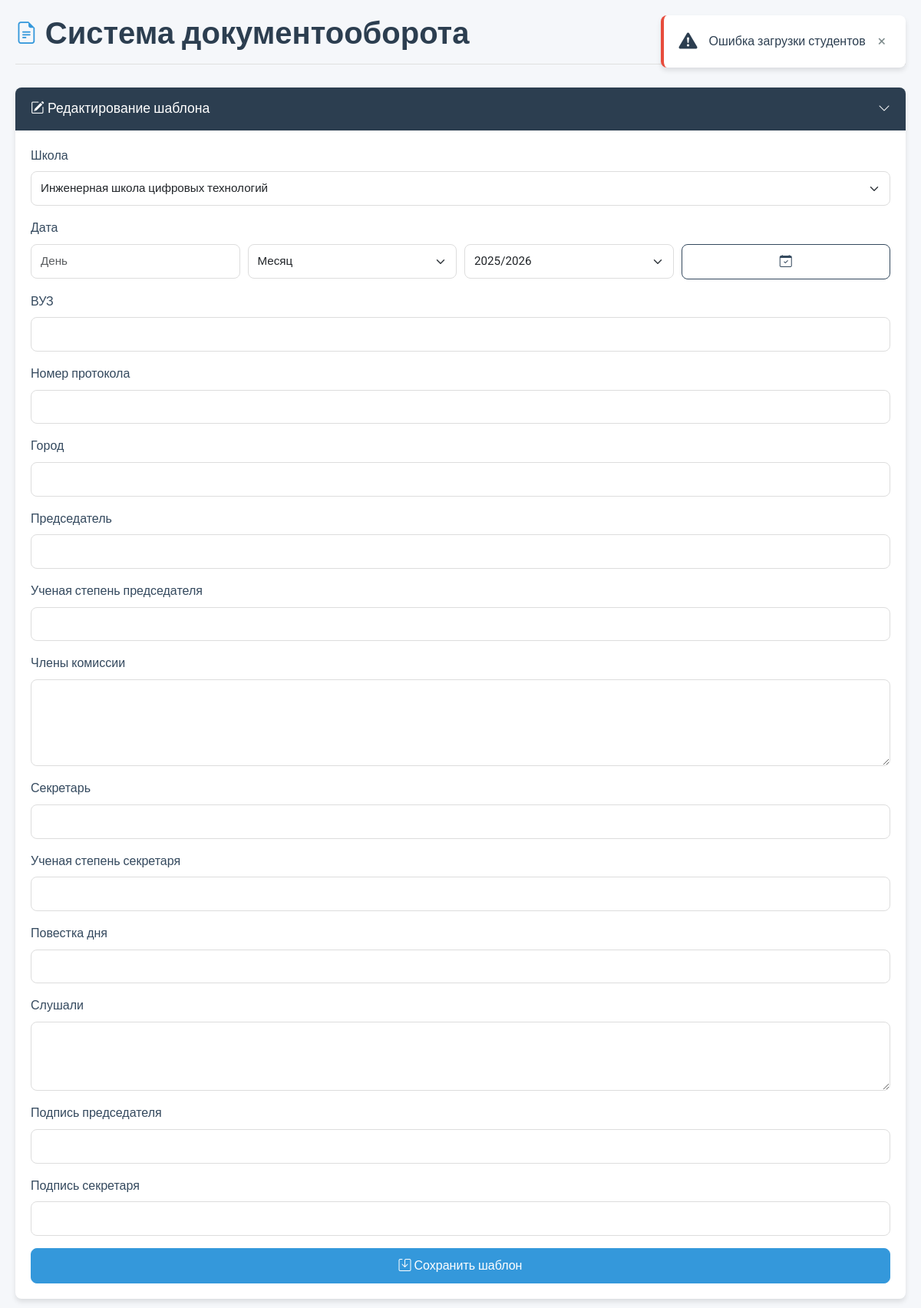
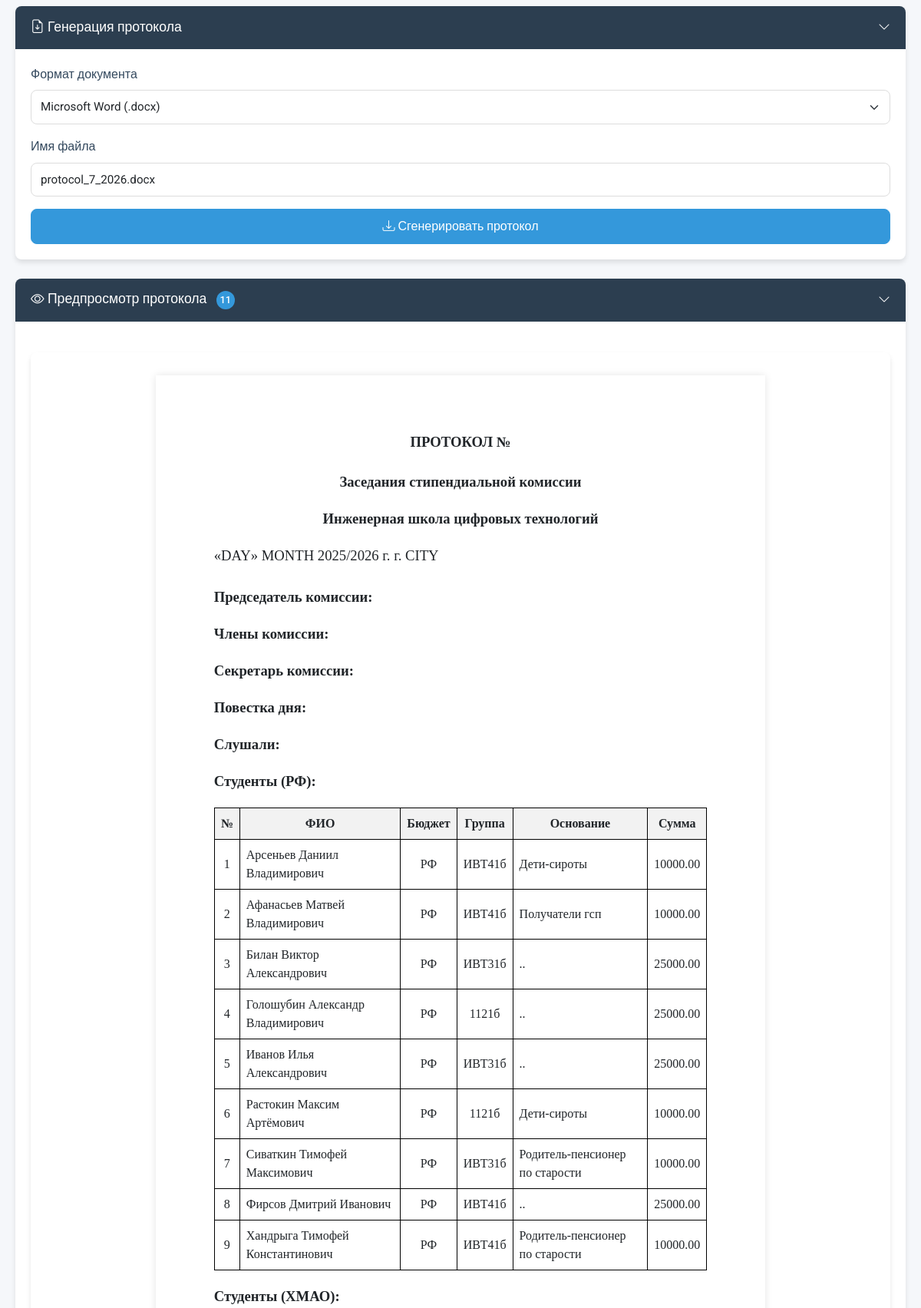
The app's page /test-work.php?year=2025-05-13 05:46:38 (upper part) with its own data (2 pictures, top to bottom).
### tables this page shows
CREATE TABLE `Students` (
  `id` int(11) NOT NULL,
  `group_id` int(11) NOT NULL,
  `full_name` varchar(255) NOT NULL,
  `phone` varchar(50) DEFAULT NULL,
  `telegram` varchar(255) DEFAULT NULL,
  `updated_at` timestamp NULL DEFAULT CURRENT_TIMESTAMP ON UPDATE CURRENT_TIMESTAMP,
  `budget` enum('РФ','ХМАО') DEFAULT NULL
);

CREATE TABLE `Groups` (
  `id` int(11) NOT NULL,
  `direction_id` int(11) DEFAULT NULL,
  `group_name` varchar(50) NOT NULL,
  `notes` text,
  `updated_at` timestamp NULL DEFAULT CURRENT_TIMESTAMP ON UPDATE CURRENT_TIMESTAMP
);

CREATE TABLE `categories` (
  `id` int(11) NOT NULL,
  `number` varchar(255) NOT NULL,
  `category_name` varchar(255) NOT NULL,
  `category_short` varchar(255) NOT NULL,
  `documents_list` text NOT NULL,
  `payment_frequency` varchar(255) NOT NULL,
  `max_amount` decimal(10,2) NOT NULL
);

CREATE TABLE `StudentReasons` (
  `id` int(11) NOT NULL,
  `student_id` int(11) NOT NULL,
  `month` int(2) NOT NULL,
  `category_id` int(11) DEFAULT NULL,
  `created_at` timestamp NULL DEFAULT CURRENT_TIMESTAMP,
  `amount` decimal(10,2) DEFAULT '0.00',
  `academic_year` varchar(9) NOT NULL DEFAULT '2024/2025',
  `semester` enum('1','2') DEFAULT NULL,
  `year` int(11) NOT NULL
);

### test-work.php (the view, shortened to what the rows shown need)
<?php
$host = '127.0.0.1';
$dbname = 'SystemDocument';
$username = 'root';
$password = '';
try {
    $pdo = new PDO("mysql:host=$host;dbname=$dbname;charset=utf8mb4", $username, $password);
    $pdo->setAttribute(PDO::ATTR_ERRMODE, PDO::ERRMODE_EXCEPTION);
    $pdo->setAttribute(PDO::ATTR_DEFAULT_FETCH_MODE, PDO::FETCH_ASSOC);
} catch (PDOException $e) {
    header('Content-Type: application/json', true, 500);
    echo json_encode(['status' => 'error', 'message' => 'Ошибка подключения к базе данных']);
    exit;
}
function extractYear($academicYear, $part = 'second') {
    if (preg_match('/^\d{4}\/\d{4}$/', $academicYear)) {
        $years = explode('/', $academicYear);
        return $part === 'first' ? $years[0] : $years[1];
    }
    return $academicYear;
}
function getTemplateVariables($pdo, $school_code = 1, $academic_year = '2024/2025') {
    try {
        $stmt = $pdo->prepare("
            SELECT placeholder, value
            FROM TemplateVariables
            WHERE school_code = ? AND academic_year = ?
        ");
        $stmt->execute([$school_code, $academic_year]);
        $vars = $stmt->fetchAll(PDO::FETCH_KEY_PAIR);
        $requiredPlaceholders = [
            'UNIVERSITY', 'SCHOOL', 'SCHOOL_CODE', 'PROTOCOL_NUMBER', 'DATE', 'DAY',
            'MONTH', 'YEAR', 'CITY', 'CHAIRPERSON', 'CHAIR_DEGREE', 'MEMBERS',
            'SECRETARY', 'SECRETARY_DEGREE', 'AGENDA', 'LISTENED',
            'SIGN_CHAIR', 'SIGN_SECRETARY'
        ];
        $monthMap = [
            'января' => 1, 'февраля' => 2, 'марта' => 3, 'апреля' => 4, 'мая' => 5,
            'июня' => 6, 'июля' => 7, 'августа' => 8, 'сентября' => 9, 'октября' => 10,
            'ноября' => 11, 'декабря' => 12
        ];
        $currentDate = new DateTime();
        $defaultMonthNum = $currentDate->format('n');
        if (isset($vars['DAY'], $vars['MONTH'], $vars['YEAR'], $vars['CITY'])) {
            $vars['DATE'] = "«{$vars['DAY']}» {$vars['MONTH']} {$vars['YEAR']} г. г. {$vars['CITY']}";
        }
        return $vars;
    } catch (PDOException $e) {
        error_log("Ошибка в getTemplateVariables: " . $e->getMessage());
        return [];
    }
}
function getAcademicYears($pdo) {
    try {
        $stmt = $pdo->query("SELECT year FROM AcademicYears ORDER BY year DESC");
        return $stmt->fetchAll(PDO::FETCH_COLUMN);
    } catch (PDOException $e) {
        error_log("Ошибка в getAcademicYears: " . $e->getMessage());
        return ['2024/2025'];
    }
}
function getStudentCategories($pdo, $filters = []) {
    global $monthMap;
    $search = $filters['search'] ?? null;
    $month = isset($filters['month']) ? array_search($filters['month'], array_keys($monthMap)) : null;
    $year = $filters['year'] ?? date('Y');
    $year = extractYear($year, 'second');
    $query = "
        SELECT
            s.id,
            s.full_name,
            s.budget,
            g.group_name,
            sc.name AS school_name,
            sr.category_id,
            c.category_short,
            c.max_amount,
            sr.amount,
            sr.month
        FROM Students s
        JOIN Groups g ON s.group_id = g.id
        JOIN Directions d ON g.direction_id = d.code
        JOIN Schools sc ON d.vsh_code = sc.code
        LEFT JOIN StudentReasons sr ON s.id = sr.student_id
        LEFT JOIN categories c ON sr.category_id = c.id
        WHERE 1=1
    ";
    $params = [];
    if ($year) {
        $query .= " AND YEAR(sr.created_at) = ?";
        $params[] = $year;
    }
    $query .= " ORDER BY s.full_name";
    try {
        $stmt = $pdo->prepare($query);
        $stmt->execute($params);
        $rows = $stmt->fetchAll();
        $students = [];
        foreach ($rows as $row) {
            $student_id = $row['id'];
            if (!isset($students[$student_id])) {
                $students[$student_id] = [
                    'id' => $row['id'],
                    'full_name' => $row['full_name'],
                    'budget' => $row['budget'],
                    'group_name' => $row['group_name'],
                    'school_name' => $row['school_name'],
                    'category_id' => $row['category_id'],
                    'category_short' => $row['category_short'] ?? 'Не указано',
                    'amount' => $row['amount'] ?? '10000.00',
                    'month' => $row['month']
                ];
            }
        }
        return array_values($students);
    } catch (PDOException $e) {
        error_log("Ошибка в getStudentCategories: " . $e->getMessage());
        return [];
    }
}
$academicYears = getAcademicYears($pdo);
$defaultAcademicYear = !empty($academicYears) ? $academicYears[0] : '2024/2025';
$templateVars = getTemplateVariables($pdo, 1, $defaultAcademicYear);
$filters = [
    'search' => trim($_GET['search'] ?? ''),
    'month' => trim($_GET['month'] ?? ($templateVars['MONTH'] ?? '')),
    'year' => trim($_GET['year'] ?? ($templateVars['YEAR'] ?? $defaultAcademicYear))
];
$studentCategories = getStudentCategories($pdo, $filters);
?>
<!DOCTYPE html>
<html lang="ru">
<head>
    <link href="https://cdn.jsdelivr.net/npm/bootstrap@5.3.2/dist/css/bootstrap.min.css" rel="stylesheet">
    <link href="https://cdn.jsdelivr.net/npm/bootstrap-icons@1.11.1/font/bootstrap-icons.css" rel="stylesheet">
</head>
<body>
    <div class="app-container">
        <div class="app-header">
            <h1>
                <i class="bi bi-file-earmark-text"></i>
                Система документооборота
            </h1>
        </div>
        <div class="app-layout">
            <div class="content">
                <div class="card">
                    <div class="card-body collapse show" id="protocolPreview">
                        <div class="preview-container">
                            <div class="protocol-preview">
                                <div class="protocol-section">
                                    <table class="protocol-table rf-table">
                                        <thead>
                                            <tr>
                                                <th class="number">№</th>
                                                <th>ФИО</th>
                                                <th class="budget">Бюджет</th>
                                                <th class="group">Группа</th>
                                                <th>Основание</th>
                                                <th class="amount">Сумма</th>
                                            </tr>
                                        </thead>
                                        <tbody>
                                            <?php
                                            $rfStudents = array_filter($studentCategories, fn($s) => strtoupper($s['budget'] ?? '-') !== 'ХМАО');
                                            if (empty($rfStudents)): ?>
                                                <tr>
                                                    <td class="number">1</td>
                                                    <td>Нет данных</td>
                                                    <td class="budget">-</td>
                                                    <td class="group">-</td>
                                                    <td>Нет студентов</td>
                                                    <td class="amount">0</td>
                                                </tr>
                                            <?php else: ?>
                                                <?php foreach (array_slice($rfStudents, 0, 30) as $index => $student): ?>
                                                    <tr>
                                                        <td class="number"><?php echo $index + 1; ?></td>
                                                        <td><?php echo htmlspecialchars($student['full_name']); ?></td>
                                                        <td class="budget"><?php echo htmlspecialchars($student['budget'] ?? '-'); ?></td>
                                                        <td class="group"><?php echo htmlspecialchars($student['group_name']); ?></td>
                                                        <td><?php echo htmlspecialchars($student['category_short'] ?? 'Не указано'); ?></td>
                                                        <td class="amount"><?php echo htmlspecialchars($student['amount']); ?></td>
                                                    </tr>
                                                <?php endforeach; ?>
                                            <?php endif; ?>
                                        </tbody>
                                    </table>
                                </div>
                            </div>
                        </div>
                    </div>
                </div>
            </div>
        </div>
    </div>
</body>
</html>

### records on screen
students: full_name "Арсеньев Даниил Владимирович", budget "РФ", group.group_name "ИВТ41б", categories.category_short "Дети-сироты", studentreasons.amount "10000.00"
students: full_name "Афанасьев Матвей Владимирович", budget "РФ", group.group_name "ИВТ41б", categories.category_short "Получатели гсп", studentreasons.amount "10000.00"
students: full_name "Билан Виктор Александрович", budget "РФ", group.group_name "ИВТ31б", categories.category_short "..", studentreasons.amount "25000.00"
students: full_name "Голошубин Александр Владимирович", budget "РФ", group.group_name "1121б", categories.category_short "..", studentreasons.amount "25000.00"
students: full_name "Иванов Илья Александрович", budget "РФ", group.group_name "ИВТ31б", categories.category_short "..", studentreasons.amount "25000.00"
students: full_name "Растокин Максим Артёмович", budget "РФ", group.group_name "1121б", categories.category_short "Дети-сироты", studentreasons.amount "10000.00"
students: full_name "Сиваткин Тимофей Максимович", budget "РФ", group.group_name "ИВТ31б", categories.category_short "Родитель-пенсионер по старости", studentreasons.amount "10000.00"
students: full_name "Фирсов Дмитрий Иванович", budget "РФ", group.group_name "ИВТ41б", categories.category_short "..", studentreasons.amount "25000.00"
students: full_name "Хандрыга Тимофей Константинович", budget "РФ", group.group_name "ИВТ41б", categories.category_short "Родитель-пенсионер по старости", studentreasons.amount "10000.00"

### other values on screen
count($studentCategories) "11"
form field value "Инженерная школа цифровых технологий"
form field value "2025/2026"
